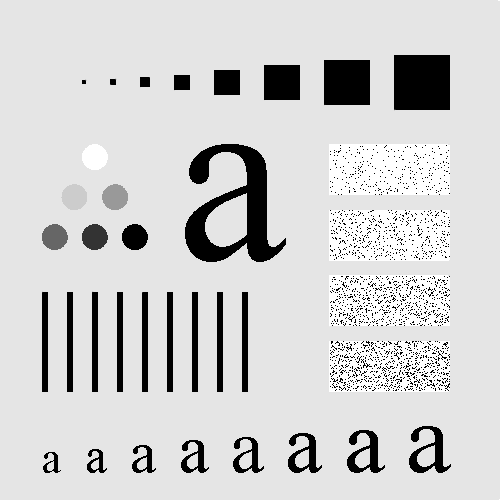
%> input picture imgs/Fig0333.tif, 500 x 500 px
$ octave filtroPasaAlto.m   (GNU Octave 9; MATLAB toolbox functions it lacks are replaced by stand-ins)
%> lines starting %> are read from the running program, lines starting %| are printed output that depends on the picture; in (x1, y1, x2, y2) boxes, pixels count from 0 and x2, y2 are one past the last pixel; in counts of white or black regions, pixels touching at a corner belong together; the program's own positions count from 1
### dftuv.m
function [U, V] = dftuv(M, N)
%DFTUV Computes meshgrid frequency matrices.
%   [U, V] = DFTUV(M, N) computes meshgrid frequency matrices U and
%   V.  U and V are useful for computing frequency-domain filter
%   functions that can be used with DFTFILT.  U and V are both
%   M-by-N.

%   Copyright 2002-2004 R. C. Gonzalez, R. E. Woods, & S. L. Eddins
%   Digital Image Processing Using MATLAB, Prentice-Hall, 2004
%   $Revision: 1.3 $  $Date: 2003/04/16 22:30:34 $

% Set up range of variables.
u = 0:(M - 1);
v = 0:(N - 1);

% Compute the indices for use in meshgrid.
idx = find(u > M/2);
u(idx) = u(idx) - M;
idy = find(v > N/2);
v(idy) = v(idy) - N;

% Compute the meshgrid arrays.
[V, U] = meshgrid(v, u);

### FFiltros.m
function [ F2, F4, H] = FFiltros(I, filtro)
	% transformada de fourier
	F = fft2(I);
	F2 = fftshift(F);
	H = fftshift(filtro);
	F3 = F2.*H; %% multiplicacion
	% inversa de la transformada
	F4 = ifftshift(F3);
	F4 = ifft2(F4);
end

### lpfilter.m
function H = lpfilter(type, M, N, D0, n)
%LPFILTER Computes frequency domain lowpass filters.
%   H = LPFILTER(TYPE, M, N, D0, n) creates the transfer function of
%   a lowpass filter, H, of the specified TYPE and size (M-by-N). To
%   view the filter as an image or mesh plot, it should be centered
%   using H = fftshift(H).
%
%   Valid values for TYPE, D0, and n are:
%
%   'ideal'    Ideal lowpass filter with cutoff frequency D0. n need
%              not be supplied.  D0 must be positive.
%
%   'btw'      Butterworth lowpass filter of order n, and cutoff
%              D0.  The default value for n is 1.0.  D0 must be
%              positive.
%
%   'gaussian' Gaussian lowpass filter with cutoff (standard
%              deviation) D0.  n need not be supplied.  D0 must be
%              positive.

%   Copyright 2002-2004 R. C. Gonzalez, R. E. Woods, & S. L. Eddins
%   Digital Image Processing Using MATLAB, Prentice-Hall, 2004
%   $Revision: 1.8 $  $Date: 2004/11/04 22:33:16 $

% Use function dftuv to set up the meshgrid arrays needed for
% computing the required distances.
[U, V] = dftuv(M, N);

% Compute the distances D(U, V).
D = sqrt(U.^2 + V.^2);

% Begin filter computations.
switch type
case 'ideal'
   H = double(D <= D0);
case 'btw'
   if nargin == 4
      n = 1;
   end
   H = 1./(1 + (D./D0).^(2*n));
case 'gaussian'
   H = exp(-(D.^2)./(2*(D0^2)));
otherwise
   error('Unknown filter type.')
end

### filtro pasa altos/filtroPasaAlto.m
clear;
clc;

I = imread('imgs/Fig0333.tif');%
%> I is the input picture: size 500x500 uint8; min 0, max 255, mean 207.4
[h1, w1]= size(I);%
%> h1 = 500; w1 = 500
tam = 50;

filtro = lpfilter('ideal', h1,w1,tam); % 'btw','gaussian', lpfilter se descarga de lpfilter.m en google
filtroI = 1 - filtro; % integra los filtros
filtro1 = lpfilter('btw', h1,w1,tam); % 'btw','gaussian', lpfilter se descarga de lpfilter.m en google
filtro2 = 1 - filtro1; % integra los filtros
filtro4 = lpfilter('gaussian', h1,w1,tam); % 'btw','gaussian', lpfilter se descarga de lpfilter.m en google
filtro3 = 1 - filtro4; % integra los filtros


[IF2, IF4, IH] = FFiltros(I, filtro);
%> in FFiltros, `F4 = ifft2(F4);`:
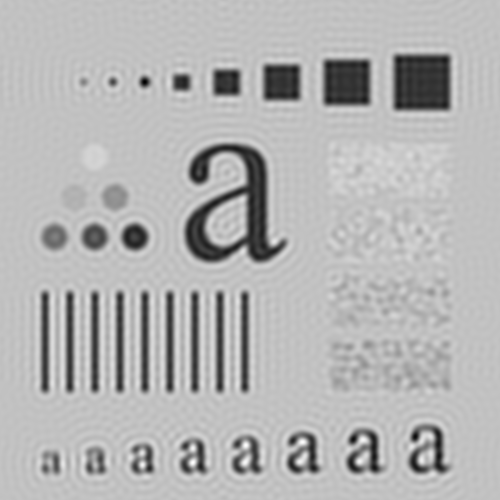
%> F4: size 500x500 double; min -85.35, max 328.5, mean 207.4; drawn with min black and max white
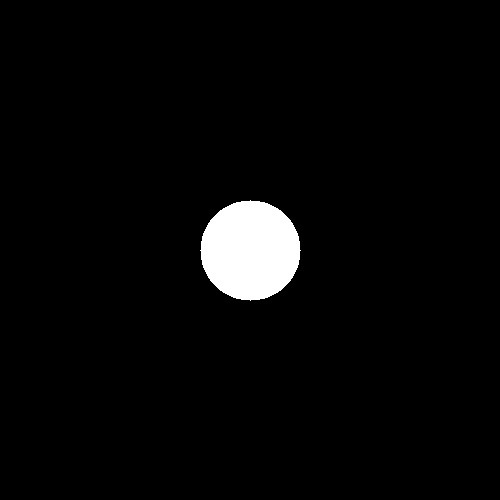
%> IH: size 500x500 double; values 0 (black) and 1 (white), 3.1% white; 1 white region, box (x1, y1, x2, y2) and area: (200, 200, 301, 301) 7845
[IF2, IF42, IH] = FFiltros(I, filtro1);
%> in FFiltros (call 2), `F4 = ifft2(F4);`:
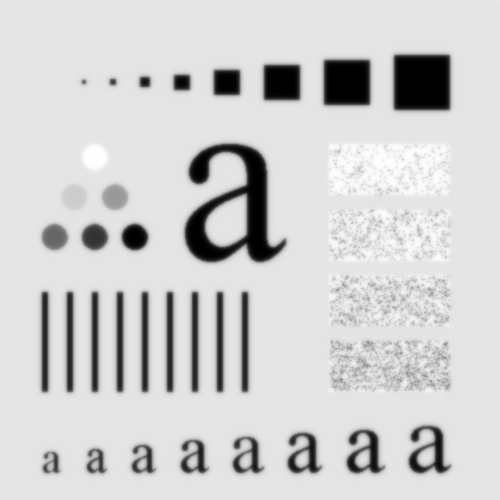
%> F4: size 500x500 double; min -0.00441, max 255, mean 207.4; drawn with min black and max white
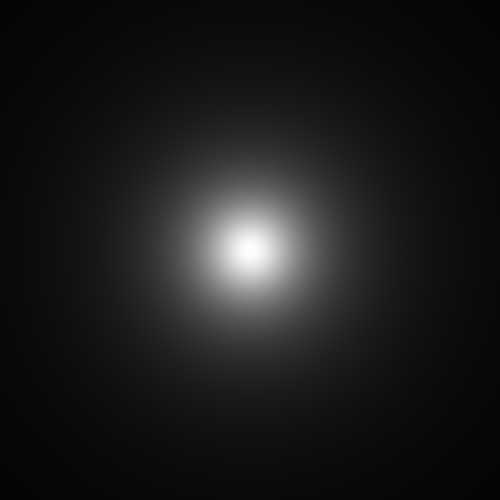
%> IH: size 500x500 double; min 0.0196, max 1, mean 0.109
[IF2, IF43, IH] = FFiltros(I, filtro4);
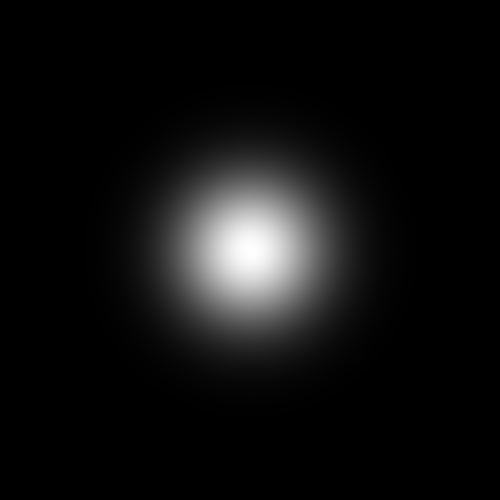
%> IH: size 500x500 double; min 1.39e-11, max 1, mean 0.0628

colormap(gray);
subplot(4,2,1); imagesc(I); title('Original');
subplot(4,2,2); imagesc(log(abs(IF2)));title('Transformada');
subplot(4,2,3); mesh(filtroI),title('filtro ideal pasa altos');
subplot(4,2,4); imagesc(abs(IF4));title('Resultado');
subplot(4,2,5); mesh(filtro2),title('filtro btw pasa altos');
subplot(4,2,6); imagesc(abs(IF42));title('Resultado');
subplot(4,2,7); mesh(filtro3),title('filtro gaussian pasa altos');
subplot(4,2,8); imagesc(abs(IF43));title('Resultado');
%> after `title('Resultado')`:
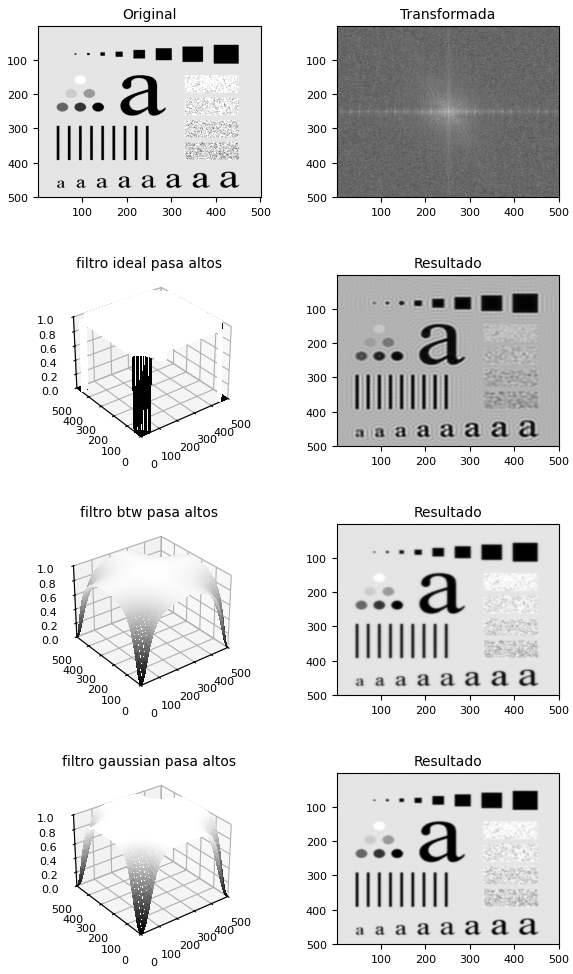
%> figure redrawn from the program's plot data, 8 panels

$ run again, with imgs/Fig0219.tif copied over imgs/Fig0333.tif
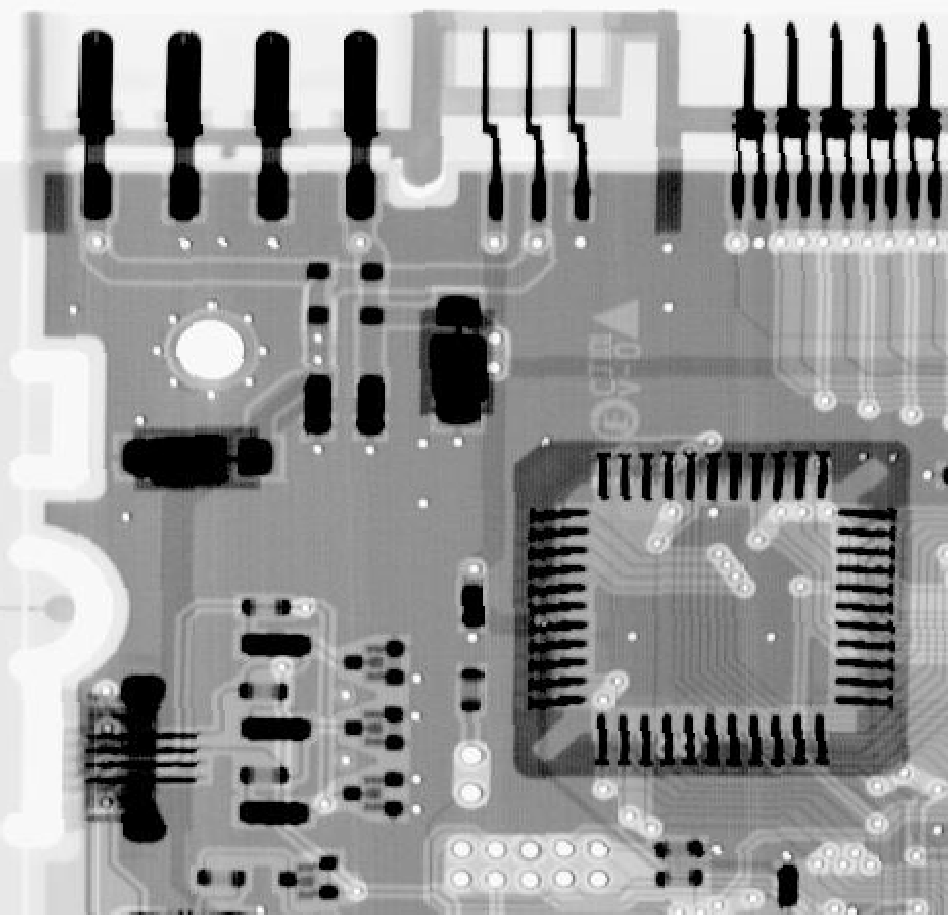
%> input picture imgs/Fig0219.tif, 948 x 915 px
%> I is the input picture: size 915x948 uint8; min 0, max 255, mean 150.8
%> `[IF2, IF4, IH] = FFiltros(I, filtro);`:
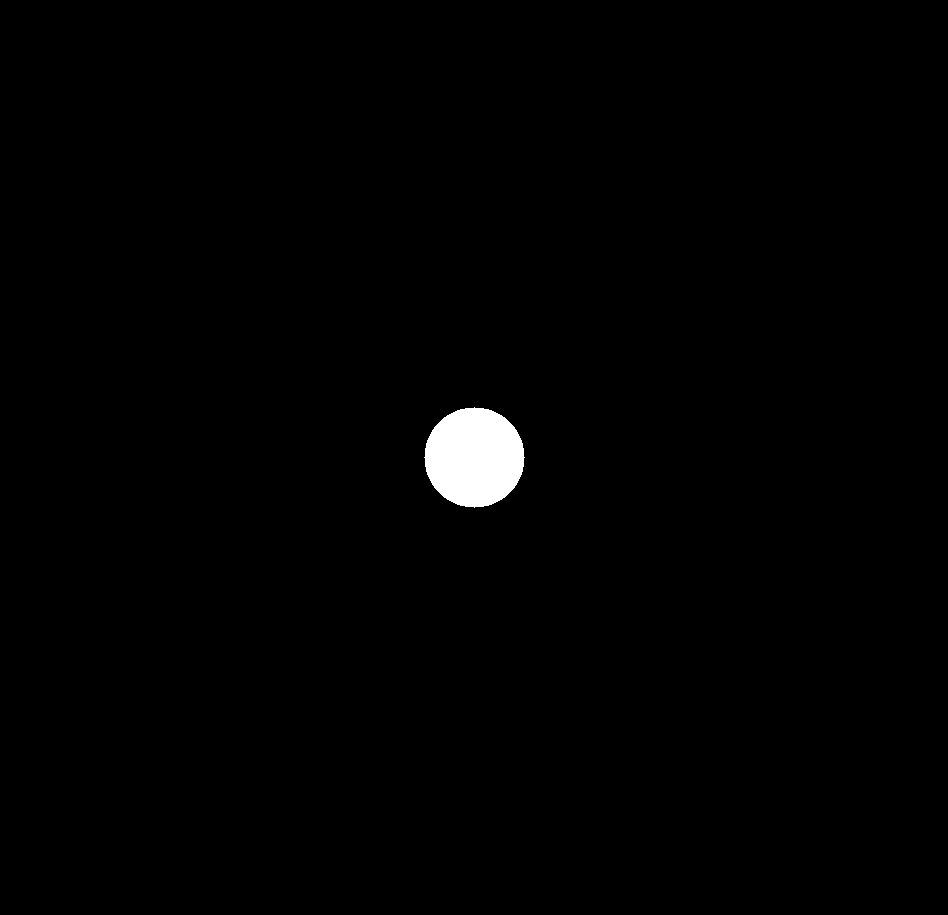
%> IH: size 915x948 double; values 0 (black) and 1 (white), 0.9% white; 1 white region, box (x1, y1, x2, y2) and area: (424, 407, 525, 508) 7845
%> `[IF2, IF43, IH] = FFiltros(I, filtro4);`:
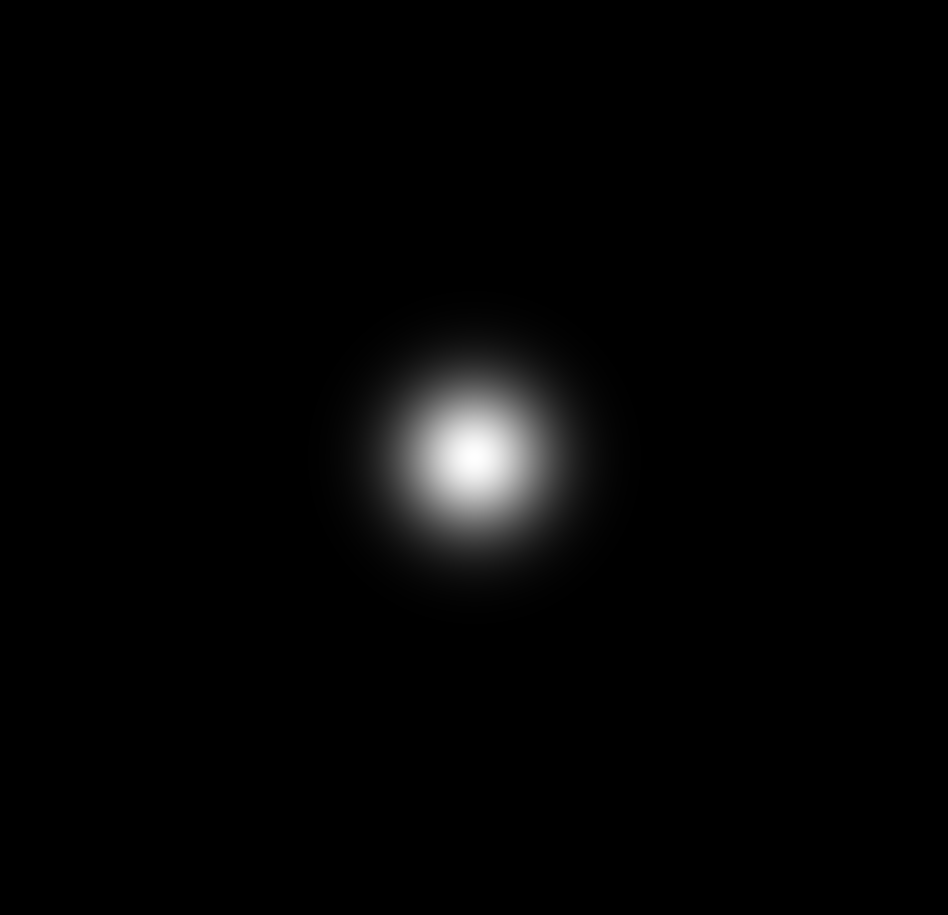
%> IH: size 915x948 double; min 2.21e-38, max 1, mean 0.0181
